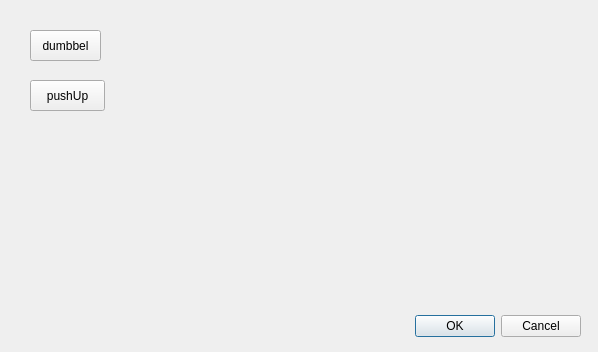
<?xml version="1.0" encoding="UTF-8"?>
<ui version="4.0">
 <class>Dialog</class>
 <widget class="QDialog" name="Dialog">
  <property name="geometry">
   <rect>
    <x>0</x>
    <y>0</y>
    <width>598</width>
    <height>352</height>
   </rect>
  </property>
  <property name="windowTitle">
   <string>Dialog</string>
  </property>
  <widget class="QDialogButtonBox" name="buttonBox">
   <property name="geometry">
    <rect>
     <x>240</x>
     <y>310</y>
     <width>341</width>
     <height>32</height>
    </rect>
   </property>
   <property name="orientation">
    <enum>Qt::Horizontal</enum>
   </property>
   <property name="standardButtons">
    <set>QDialogButtonBox::Cancel|QDialogButtonBox::Ok</set>
   </property>
  </widget>
  <widget class="QPushButton" name="startDumbbelBtn">
   <property name="geometry">
    <rect>
     <x>30</x>
     <y>30</y>
     <width>71</width>
     <height>31</height>
    </rect>
   </property>
   <property name="text">
    <string>dumbbel</string>
   </property>
  </widget>
  <widget class="QPushButton" name="pushUpBtn">
   <property name="geometry">
    <rect>
     <x>30</x>
     <y>80</y>
     <width>75</width>
     <height>31</height>
    </rect>
   </property>
   <property name="text">
    <string>pushUp</string>
   </property>
  </widget>
 </widget>
 <resources/>
 <connections>
  <connection>
   <sender>buttonBox</sender>
   <signal>accepted()</signal>
   <receiver>Dialog</receiver>
   <slot>accept()</slot>
   <hints>
    <hint type="sourcelabel">
     <x>248</x>
     <y>254</y>
    </hint>
    <hint type="destinationlabel">
     <x>157</x>
     <y>274</y>
    </hint>
   </hints>
  </connection>
  <connection>
   <sender>buttonBox</sender>
   <signal>rejected()</signal>
   <receiver>Dialog</receiver>
   <slot>reject()</slot>
   <hints>
    <hint type="sourcelabel">
     <x>316</x>
     <y>260</y>
    </hint>
    <hint type="destinationlabel">
     <x>286</x>
     <y>274</y>
    </hint>
   </hints>
  </connection>
 </connections>
</ui>
